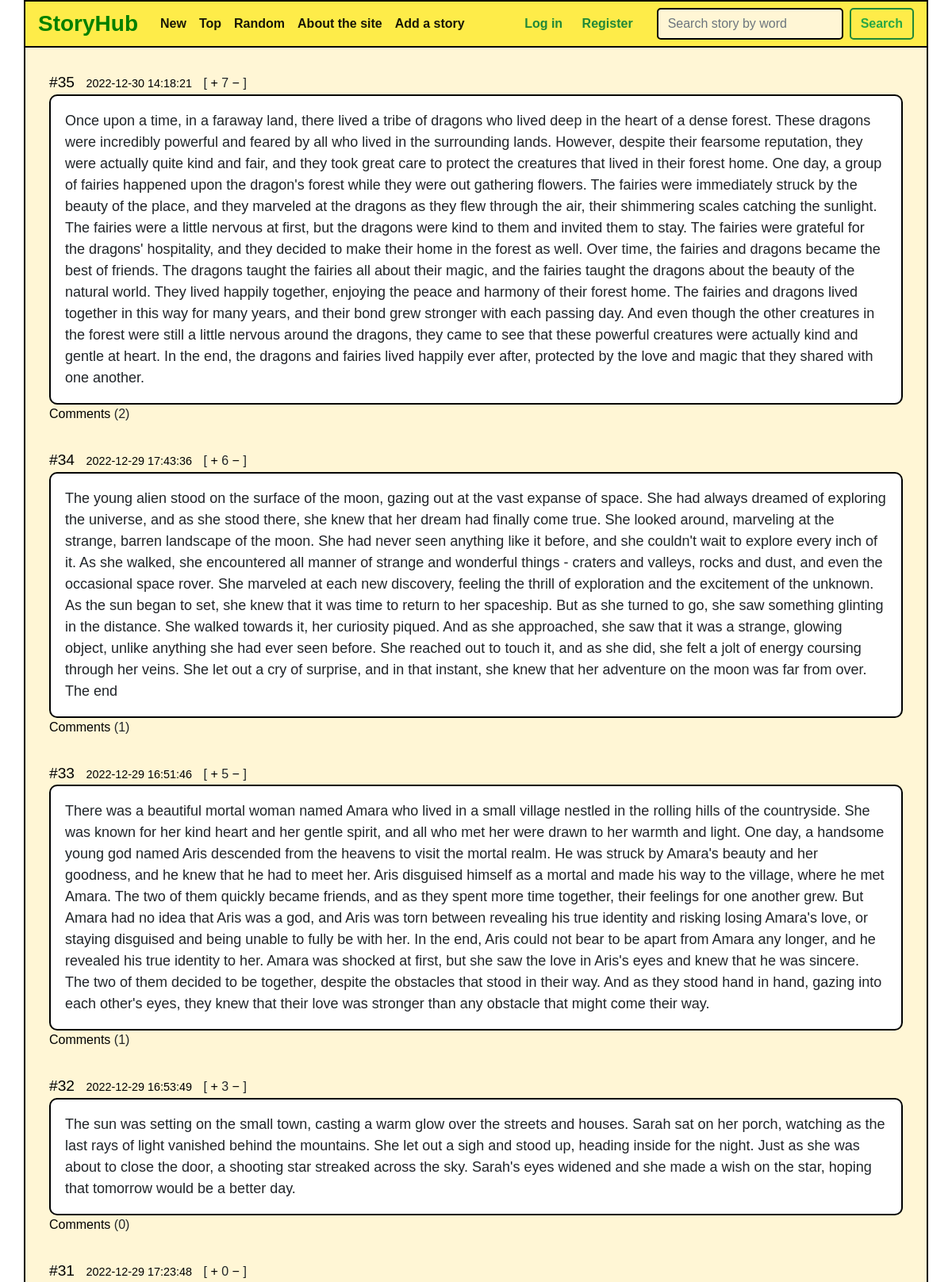
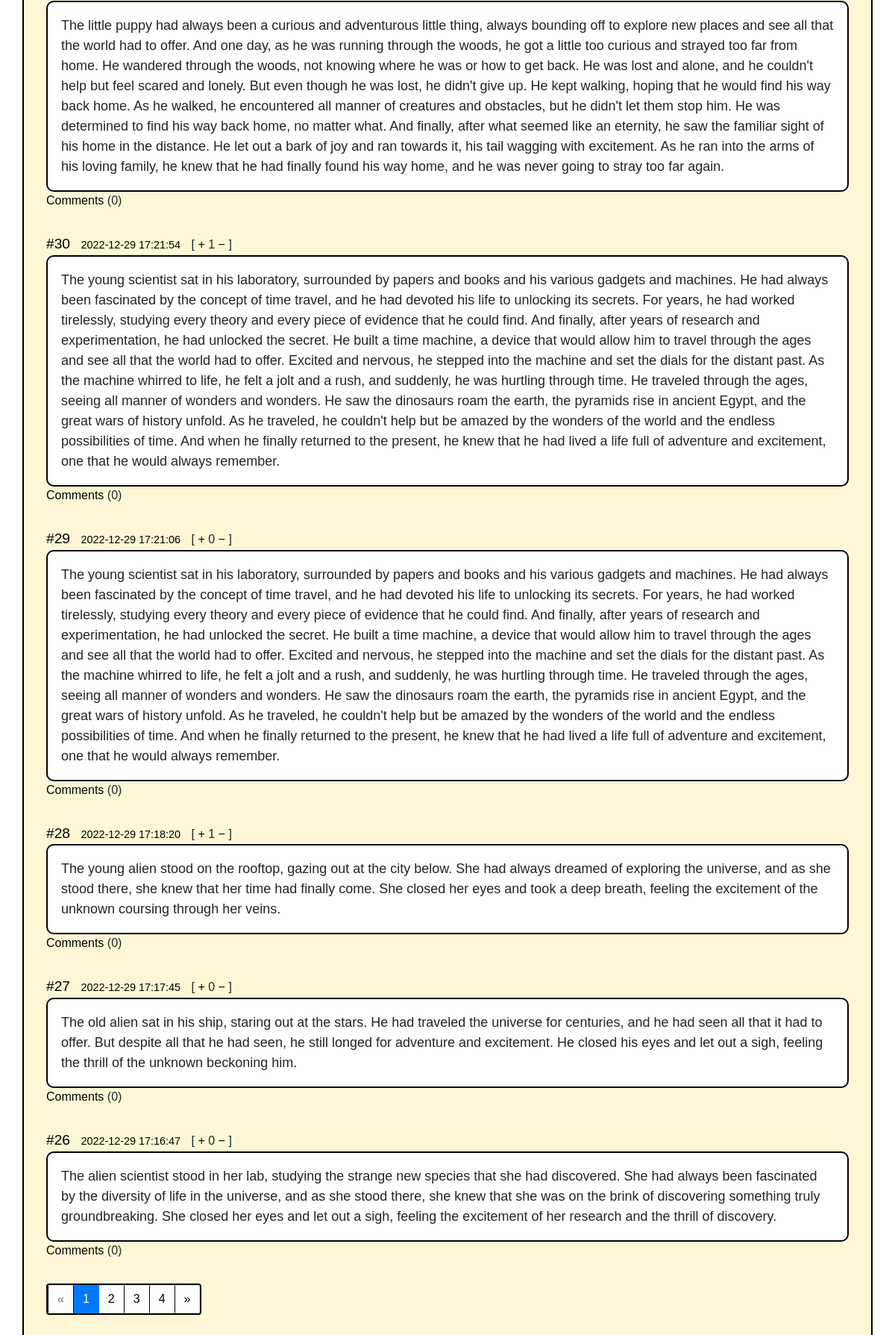
The page / on the database its author committed (2 pictures, top to bottom).
### tables this page shows
CREATE TABLE 'stories' ('id' INTEGER PRIMARY KEY AUTOINCREMENT NOT NULL, 'text' INTEGER NOT NULL, 'datetime' INTEGER NOT NULL DEFAULT CURRENT_TIMESTAMP, 'likes' INTEGER NOT NULL DEFAULT 0 );

### application.py (the view)
@app.route("/", defaults={'page': 1})
@app.route('/page/<int:page>')
def index(page):
    if page <= 0:
        return render_template("404.html")
    row = PER_PAGE * (page - 1)
    stories_count = db.execute("SELECT COUNT(*) AS length FROM stories")[0]["length"]
    stories = db.execute("SELECT * FROM stories ORDER BY id DESC LIMIT :row_number, :count", row_number=row, count=PER_PAGE)
    if not stories and page != 1:
        return render_template("404.html")
    for story in stories:
        get_coms_count(story)
    pag = pagination.Pagination(page, PER_PAGE, stories_count)
    pages_count = get_pages_count(stories_count)
    return render_template("index.html", pagination=pag, stories=stories, pages_count=pages_count, current_page=page, from_where="index")

### functions.py (called while the page is built)
def get_coms_count(story):
    coms = db.execute("SELECT COUNT(*) AS com_count FROM comments WHERE post_id=:post_id", post_id = story["id"])
    story["comments"] = coms[0]['com_count']

def get_pages_count(stories_count):
    if stories_count > 10:
        if stories_count % 10 == 0:
            count = int(stories_count / 10)
        else:
            count = int(stories_count // 10 + 1)
    else:
        count = 1
    return count

### templates/index.html (shortened to what this page needs)
{% extends "layout.html" %}
{% block body %}
    <div class="view-content">
        {% for story in stories %}
            <div class="post cit_395664">
            <span class="number"><a href="/post/{{ story['id'] }}">#{{ story['id'] }}</a></span>
            <span class="time">{{ story['datetime'] }}</span>
            <span class="post_id">
            [
            <span class="votes">
            <a class="cit_plus" href="/like/{{ story['id'] }}/{{ from_where }}">+</a>
            </span>
            <span class="raiting">
            {{ story['likes'] }}        </span>
            <span class="votes">
            <a class="cit_minus" href="/dislike/{{ story['id'] }}/{{ from_where }}">−</a>
            </span>
            ]
            </span>
            <div class="content">
                {{ story['text'] }}
            </div>
            <span><a href="/post/{{ story['id'] }}">Comments</a> ({{ story['comments'] }})</span>
            </div>
        {% endfor %}
        {% if from_where == "random" %}
            <a href="/random" class="btn btn-dark btn-lg btn-block" style="text-decoration:none; color:white">Other stories</a>
        {% elif pages_count > 1 %}
            <div style="display: flex; width: 100%">
                <nav aria-label="...">
                    <ul class="pagination" style="align-items: center; border: 2px solid black;">
                        <li class="page-item {% if current_page == 1 %}disabled{% endif %}">
                            <a class="page-link" href="{% if from_where != 'index' %}/{{ from_where }}{% endif %}/page/{{ current_page - 1 }}"  style="border-left:1px solid black ;" tabindex="-1">&laquo;</a>
                        </li>
                        {% for i in range(1, pages_count+1) %}
                            <li class="page-item {% if i == current_page %}active{% endif %}"><a class="page-link" href="{% if from_where != 'index' %}/{{ from_where }}{% endif %}/page/{{ i }}" style="border-left:1px solid black ;" >{{ i }}</a></li>
                        {% endfor %}
                        <li class="page-item {% if current_page == pages_count %}disabled{% endif %}">
                            <a class="page-link" href="{% if from_where != 'index' %}/{{ from_where }}{% endif %}/page/{{ current_page + 1 }}" style="border-left:1px solid black ;" >&raquo;</a>
                        </li>
                    </ul>
                </nav>
            </div>
        {% endif %}
    </div>
{% endblock %}

### templates/layout.html (shortened to what this page needs)
<!DOCTYPE html>
<html>
    <head>
        <link rel="stylesheet" href="https://maxcdn.bootstrapcdn.com/bootstrap/4.0.0/css/bootstrap.min.css">
        <link rel="stylesheet" href="/static/style.css">
    </head>
    <body>
        <div class="container" style="background:#FFF6D5;
        border: 2px solid black; padding:0px; padding-bottom:5px">
            <nav class="navbar nav navbar-expand-lg navbar-light">
              <div class="collapse navbar-collapse" id="navbarSupportedContent" role="navigation">
                <h3 style="color: green;
                font-weight: bold; padding-right: 20px;">StoryHub</h3>
                <ul class="navbar-nav mr-auto">
                    <li class="nav-item active">
                        <a class="nav-link n-item" href="/">New</a>
                    </li>
                    <li class="nav-item active">
                        <a class="nav-link n-item" href="/top">Top</a>
                    </li>
                    <li class="nav-item active">
                        <a class="nav-link n-item" href="/random">Random</a>
                    </li>
                    <li class="nav-item active">
                        <a class="nav-link n-item" href="/about">About the site</a>
                    </li>
                    <li class="nav-item active">
                        <a class="nav-link n-item" href="/add">Add a story</a>
                    </li>
                </ul>
                <span class="navbar-text" style="color:white">
                    {% if session.user_id %}
                        <a href="/logout" style="margin-right:30px; text-decoration:none; font-weight: bolder; color:red">Log out</a>
                    {% else %}
                        <a href="/login" style="margin-right:20px; text-decoration:none; font-weight: bolder; color:#218838">Log in</a>
                        <a href="/register" style="margin-right:30px; text-decoration:none; font-weight: bolder; color:#218838">Register</a>
                    {% endif %}
                </span>
                <form class="form-inline my-2 my-lg-0" action="/search">
                  <input name="subject" class="form-control mr-sm-2" type="search" placeholder="Search story by word" style="background: #FFF6D5;border-radius: 5px; border: 2px solid black;" aria-label="Search">
                  <button class="btn btn-outline-success my-2 my-sm-0" type="submit" style="border: 2px solid #218838;border-radius: 5px;"><b>Search</b></button>
                </form>
              </div>
            </nav>
            <div style="margin:30px">
                {% block body %}
                {% endblock %}
            </div>
        </div>
    </body>
</html>

### static/style.css (style rules this page uses)
* { font-family: 'DM+Sans', sans-serif; }
a, input, textarea { outline: 0 none; }
a:link, a:active { color:black; }
a, form, p, h1, h2, h3, h4 { margin: 0; padding: 0; border: none; }
table, tbody, tr, td, input { margin: 0; padding: 0; }
.post, .post1 { margin-bottom: 2em; }
.post .number, .post1 .number { font-size: 120%; }
.post .time, .post1 .time { color: black; font: 90% Arial,sans-serif; margin: 0 10px; }
.post .content, .post1 .content { background-color: #ffff; border: 2px solid black; font-family: 'DM+Sans',sans-serif; border-radius: 10px; font-size: 100%; font-size: 18px; padding: 18px; }
.pagination { align-items: center; }

### rows shown on the page
stories: id "35", datetime "2022-12-30 14:18:21", likes "7", text "Once upon a time, in a faraway land, there lived a tribe of dragons who lived deep in the heart of a dense forest. These dragons were incredibly powerful and feared by all who lived in the surrounding lands. However, despite their fearsome reputation, they were actually quite kind and fair, and they took great care to protect the creatures that lived in their forest home. One day, a group of fairies happened upon the dragon's forest while they were out gathering flowers. The fairies were immediately struck by the beauty of the place, and they marveled at the dragons as they flew through the air, their shimmering scales catching the sunlight. The fairies were a little nervous at first, but…", comments "2"
stories: id "34", datetime "2022-12-29 17:43:36", likes "6", text "The young alien stood on the surface of the moon, gazing out at the vast expanse of space. She had always dreamed of exploring the universe, and as she stood there, she knew that her dream had finally come true. She looked around, marveling at the strange, barren landscape of the moon. She had never seen anything like it before, and she couldn't wait to explore every inch of it. As she walked, she encountered all manner of strange and wonderful things - craters and valleys, rocks and dust, and even the occasional space rover. She marveled at each new discovery, feeling the thrill of exploration and the excitement of the unknown. As the sun began to set, she knew that it was time to return…", comments "1"
stories: id "33", datetime "2022-12-29 16:51:46", likes "5", text "There was a beautiful mortal woman named Amara who lived in a small village nestled in the rolling hills of the countryside. She was known for her kind heart and her gentle spirit, and all who met her were drawn to her warmth and light. One day, a handsome young god named Aris descended from the heavens to visit the mortal realm. He was struck by Amara's beauty and her goodness, and he knew that he had to meet her. Aris disguised himself as a mortal and made his way to the village, where he met Amara. The two of them quickly became friends, and as they spent more time together, their feelings for one another grew. But Amara had no idea that Aris was a god, and Aris was torn between…", comments "1"
stories: id "32", datetime "2022-12-29 16:53:49", likes "3", text "The sun was setting on the small town, casting a warm glow over the streets and houses. Sarah sat on her porch, watching as the last rays of light vanished behind the mountains. She let out a sigh and stood up, heading inside for the night. Just as she was about to close the door, a shooting star streaked across the sky. Sarah's eyes widened and she made a wish on the star, hoping that tomorrow would be a better day.", comments "0"
stories: id "31", datetime "2022-12-29 17:23:48", likes "0", text "The little puppy had always been a curious and adventurous little thing, always bounding off to explore new places and see all that the world had to offer. And one day, as he was running through the woods, he got a little too curious and strayed too far from home. He wandered through the woods, not knowing where he was or how to get back. He was lost and alone, and he couldn't help but feel scared and lonely. But even though he was lost, he didn't give up. He kept walking, hoping that he would find his way back home. As he walked, he encountered all manner of creatures and obstacles, but he didn't let them stop him. He was determined to find his way back home, no matter what. And finally,…", comments "0"
stories: id "30", datetime "2022-12-29 17:21:54", likes "1", text "The young scientist sat in his laboratory, surrounded by papers and books and his various gadgets and machines. He had always been fascinated by the concept of time travel, and he had devoted his life to unlocking its secrets. For years, he had worked tirelessly, studying every theory and every piece of evidence that he could find. And finally, after years of research and experimentation, he had unlocked the secret. He built a time machine, a device that would allow him to travel through the ages and see all that the world had to offer. Excited and nervous, he stepped into the machine and set the dials for the distant past. As the machine whirred to life, he felt a jolt and a rush, and…", comments "0"
stories: id "29", datetime "2022-12-29 17:21:06", likes "0", text "The young scientist sat in his laboratory, surrounded by papers and books and his various gadgets and machines. He had always been fascinated by the concept of time travel, and he had devoted his life to unlocking its secrets. For years, he had worked tirelessly, studying every theory and every piece of evidence that he could find. And finally, after years of research and experimentation, he had unlocked the secret. He built a time machine, a device that would allow him to travel through the ages and see all that the world had to offer. Excited and nervous, he stepped into the machine and set the dials for the distant past. As the machine whirred to life, he felt a jolt and a rush, and…", comments "0"
stories: id "28", datetime "2022-12-29 17:18:20", likes "1", text "The young alien stood on the rooftop, gazing out at the city below. She had always dreamed of exploring the universe, and as she stood there, she knew that her time had finally come. She closed her eyes and took a deep breath, feeling the excitement of the unknown coursing through her veins.", comments "0"
stories: id "27", datetime "2022-12-29 17:17:45", likes "0", text "The old alien sat in his ship, staring out at the stars. He had traveled the universe for centuries, and he had seen all that it had to offer. But despite all that he had seen, he still longed for adventure and excitement. He closed his eyes and let out a sigh, feeling the thrill of the unknown beckoning him.", comments "0"
stories: id "26", datetime "2022-12-29 17:16:47", likes "0", text "The alien scientist stood in her lab, studying the strange new species that she had discovered. She had always been fascinated by the diversity of life in the universe, and as she stood there, she knew that she was on the brink of discovering something truly groundbreaking. She closed her eyes and let out a sigh, feeling the excitement of her research and the thrill of discovery.", comments "0"

### other values the page prints
{{ i }} "1" "2" "3" "4"
